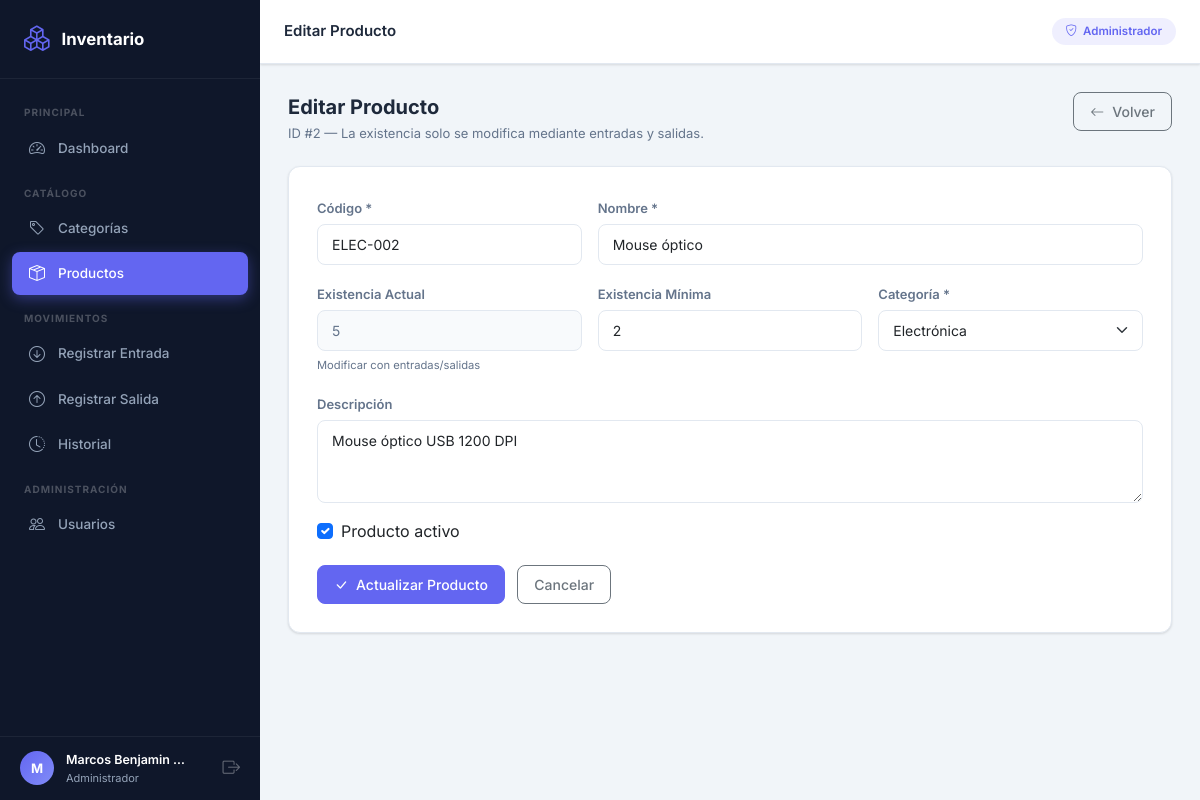
The app's page /modules/productos/editar.php?id=2 (signed in) with its own data.
### tables this page shows
CREATE TABLE productos (
    id INT AUTO_INCREMENT PRIMARY KEY,
    codigo VARCHAR(50) NOT NULL UNIQUE,
    nombre VARCHAR(100) NOT NULL,
    descripcion TEXT,
    id_categoria INT NOT NULL,
    existencia_actual INT NOT NULL DEFAULT 0,
    existencia_minima INT NOT NULL DEFAULT 5,
    estado TINYINT(1) NOT NULL DEFAULT 1,
    created_at TIMESTAMP DEFAULT CURRENT_TIMESTAMP,
    FOREIGN KEY (id_categoria) REFERENCES categorias(id) ON DELETE RESTRICT ON UPDATE CASCADE
);

CREATE TABLE categorias (
    id INT AUTO_INCREMENT PRIMARY KEY,
    nombre VARCHAR(100) NOT NULL,
    descripcion TEXT,
    estado TINYINT(1) NOT NULL DEFAULT 1,
    created_at TIMESTAMP DEFAULT CURRENT_TIMESTAMP
);

### modules/productos/editar.php (the view, shortened to what this page needs)
<?php
require_once __DIR__ . '/../../config/database.php';
$id = (int)($_GET['id'] ?? 0);
$stmt = $pdo->prepare('SELECT p.*, c.nombre AS cat_nombre FROM productos p JOIN categorias c ON p.id_categoria = c.id WHERE p.id = ?');
$stmt->execute([$id]);
$prod = $stmt->fetch();
$categorias = $pdo->query('SELECT * FROM categorias ORDER BY nombre')->fetchAll();
require_once __DIR__ . '/../../includes/header.php';
?>
<div class="page-header">
    <div>
        <div class="page-title">Editar Producto</div>
        <div class="page-subtitle">ID #<?= $id ?> — La existencia solo se modifica mediante entradas y salidas.</div>
    </div>
    <a href="<?= BASE_URL ?>/modules/productos/index.php" class="btn btn-outline-secondary">
        <i class="bi bi-arrow-left me-2"></i>Volver
    </a>
</div>
<div class="card">
    <div class="card-body" style="padding:1.75rem">
        <form method="POST" id="form-editar-producto">
            <div class="row g-3">
                <div class="col-md-4">
                    <label class="form-label" for="prod-codigo">Código *</label>
                    <input type="text" class="form-control" id="prod-codigo" name="codigo" value="<?= htmlspecialchars($prod['codigo']) ?>" required>
                </div>
                <div class="col-md-8">
                    <label class="form-label" for="prod-nombre">Nombre *</label>
                    <input type="text" class="form-control" id="prod-nombre" name="nombre" value="<?= htmlspecialchars($prod['nombre']) ?>" required>
                </div>
                <div class="col-md-4">
                    <label class="form-label">Existencia Actual</label>
                    <input type="text" class="form-control" value="<?= $prod['existencia_actual'] ?>" readonly>
                    <small style="font-size:.7rem;color:var(--text-secondary)">Modificar con entradas/salidas</small>
                </div>
                <div class="col-md-4">
                    <label class="form-label" for="prod-minimo">Existencia Mínima</label>
                    <input type="number" class="form-control" id="prod-minimo" name="existencia_minima" value="<?= $prod['existencia_minima'] ?>" min="0">
                </div>
                <div class="col-md-4">
                    <label class="form-label" for="prod-categoria">Categoría *</label>
                    <select class="form-select" id="prod-categoria" name="id_categoria" required>
                        <?php foreach ($categorias as $cat): ?>
                        <option value="<?= $cat['id'] ?>" <?= $prod['id_categoria'] == $cat['id'] ? 'selected' : '' ?>><?= htmlspecialchars($cat['nombre']) ?></option>
                        <?php endforeach; ?>
                    </select>
                </div>
                <div class="col-12">
                    <label class="form-label" for="prod-descripcion">Descripción</label>
                    <textarea class="form-control" id="prod-descripcion" name="descripcion" rows="3"><?= htmlspecialchars($prod['descripcion'] ?? '') ?></textarea>
                </div>
                <div class="col-12">
                    <div class="form-check">
                        <input class="form-check-input" type="checkbox" name="estado" id="prod-estado" <?= $prod['estado'] ? 'checked' : '' ?>>
                        <label class="form-check-label" for="prod-estado">Producto activo</label>
                    </div>
                </div>
                <div class="col-12 pt-1">
                    <button type="submit" class="btn btn-primary" id="btn-actualizar-producto">
                        <i class="bi bi-check-lg me-2"></i>Actualizar Producto
                    </button>
                    <a href="<?= BASE_URL ?>/modules/productos/index.php" class="btn btn-outline-secondary ms-2">Cancelar</a>
                </div>
            </div>
        </form>
    </div>
</div>
<?php require_once __DIR__ . '/../../includes/footer.php'; ?>

### assets/css/style.css (style rules this page uses)
:root { --sidebar-bg: #0f172a; --sidebar-text: #94a3b8; --sidebar-active: #6366f1; --sidebar-hover: #1e293b; --sidebar-width: 260px; --topbar-height: 64px; --content-bg: #f1f5f9; --card-bg: #ffffff; --primary: #6366f1; --primary-dark: #4f46e5; --success: #10b981; --warning: #f59e0b; --danger: #ef4444; --info: #3b82f6; --text-primary: #1e293b; --text-secondary: #64748b; --border-color: #e2e8f0; --shadow: 0 1px 3px rgba(0,0,0,.08), 0 1px 2px rgba(0,0,0,.05); --shadow-md: 0 4px 12px rgba(0,0,0,.08), 0 2px 4px rgba(0,0,0,.05); --shadow-lg: 0 10px 24px rgba(0,0,0,.1), 0 4px 8px rgba(0,0,0,.05); --radius: 12px; --radius-sm: 8px; }
* { margin: 0; padding: 0; box-sizing: border-box; }
body { font-family: 'Inter', sans-serif; background: var(--content-bg); color: var(--text-primary); }
.card { border: 1px solid var(--border-color) !important; border-radius: var(--radius) !important; box-shadow: var(--shadow) !important; }
.form-control, .form-select { border: 1px solid var(--border-color); border-radius: 8px; padding: .5625rem .875rem; font-size: .875rem; transition: border-color .2s, box-shadow .2s; }
.form-label { font-size: .8125rem; font-weight: 600; color: var(--text-secondary); margin-bottom: .35rem; }
.form-control[readonly] { background: #f8fafc; color: var(--text-secondary); }
.btn { border-radius: 8px; font-weight: 500; font-size: .875rem; padding: .5rem 1rem; transition: all .2s; }
.btn-primary { background: var(--primary); border-color: var(--primary); }
.page-header { display: flex; align-items: flex-start; justify-content: space-between; margin-bottom: 1.375rem; flex-wrap: wrap; gap: 1rem; }
.page-title { font-size: 1.25rem; font-weight: 700; color: var(--text-primary); }
.page-subtitle { font-size: .8125rem; color: var(--text-secondary); margin-top: .125rem; }

### records on screen
productos: codigo "ELEC-002", nombre "Mouse óptico", existencia_actual "5", existencia_minima "2", id_categoria "Electrónica", descripcion "Mouse óptico USB 1200 DPI", estado "☑"

### other values on screen
$_inicial "M"
$_nombre "Marcos Benjamin…"
$pageTitle "Editar Producto"
$id "2"
